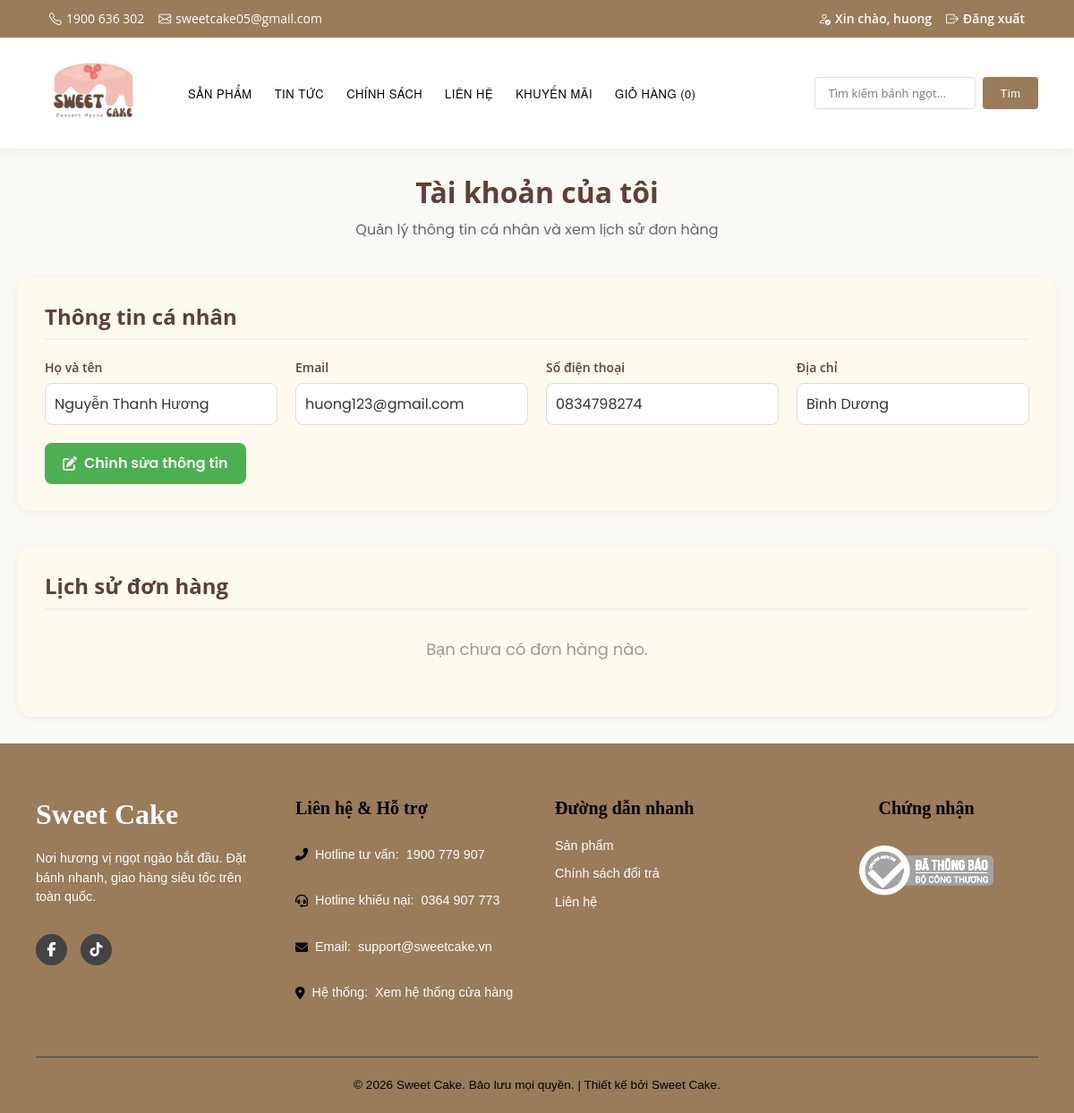
The page /khachhang/account.php (signed in) on the database as committed earlier.
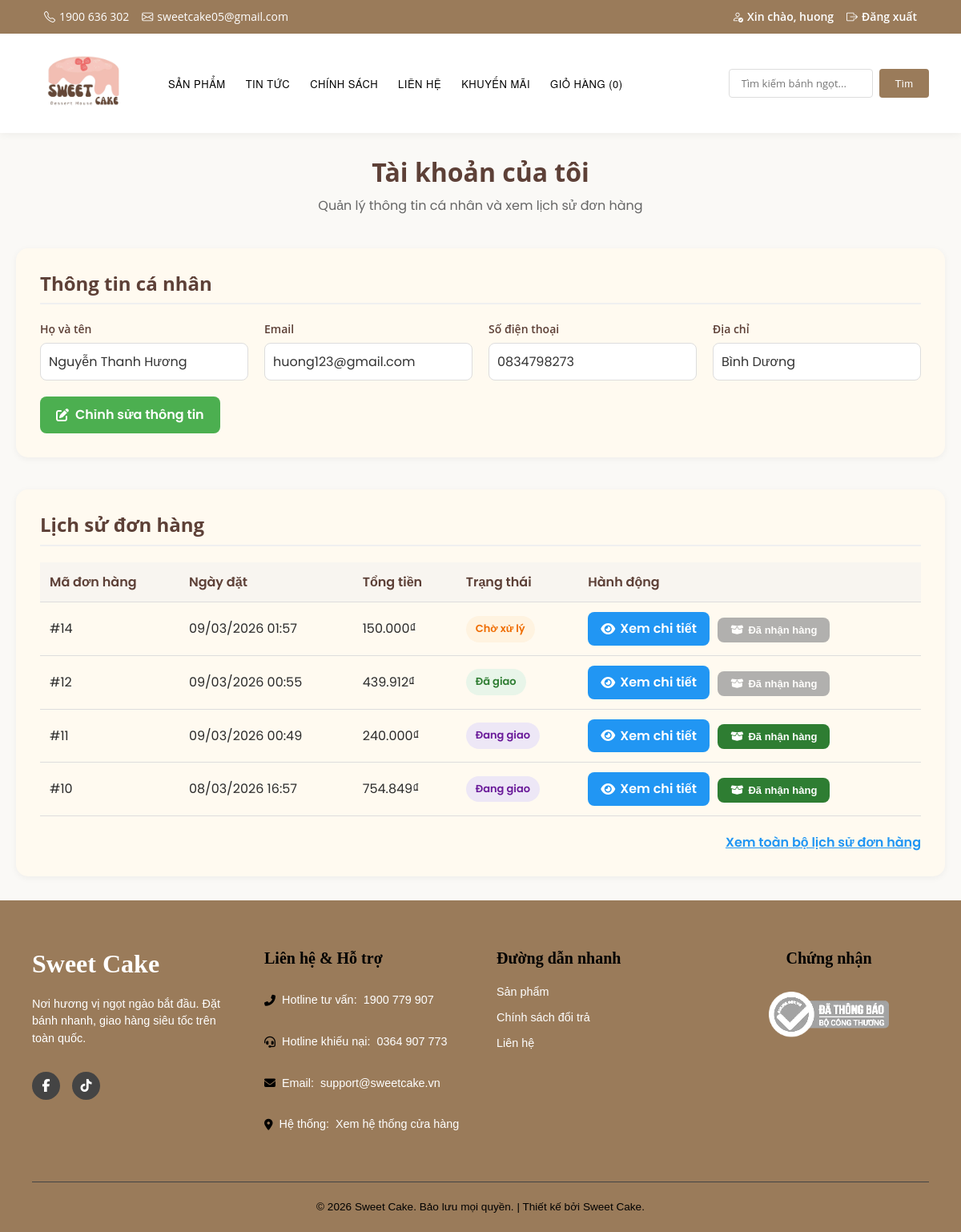
The same page on the database as committed later.
### tables this page shows
CREATE TABLE `users` (
  `id` int(11) NOT NULL,
  `username` varchar(50) NOT NULL,
  `email` varchar(100) NOT NULL,
  `password` varchar(255) NOT NULL,
  `full_name` varchar(100) DEFAULT NULL,
  `phone` varchar(15) DEFAULT NULL,
  `address` text DEFAULT NULL,
  `role` enum('customer','admin') DEFAULT 'customer',
  `is_active` tinyint(1) DEFAULT 1,
  `created_at` datetime DEFAULT current_timestamp(),
  `updated_at` datetime DEFAULT current_timestamp() ON UPDATE current_timestamp()
);

CREATE TABLE `orders` (
  `id` int(11) NOT NULL,
  `user_id` int(11) DEFAULT NULL,
  `full_name` varchar(255) NOT NULL,
  `phone` varchar(20) NOT NULL,
  `address` text NOT NULL,
  `note` text DEFAULT NULL,
  `total_amount` decimal(10,2) NOT NULL,
  `promo_code` varchar(50) DEFAULT NULL,
  `discount_amount` decimal(10,2) DEFAULT 0.00,
  `status` varchar(50) DEFAULT 'pending',
  `payment_method` varchar(50) NOT NULL,
  `created_at` timestamp NOT NULL DEFAULT current_timestamp()
);

### khachhang/account.php (the view, shortened to what this page needs)
<?php
require_once 'connect.php';
$user_id = (int)$_SESSION['user_id'];
$user_sql = "SELECT id, username, email, full_name, phone, address FROM users WHERE id = ? LIMIT 1";
$user = null;
if ($stmt = $conn->prepare($user_sql)) {
    $stmt->bind_param('i', $user_id);
    $stmt->execute();
    $result = $stmt->get_result();
    $user = $result ? $result->fetch_assoc() : null;
}
$orders_sql = "SELECT id, created_at, total_amount, status FROM orders WHERE user_id = ? ORDER BY created_at DESC";
$orders = [];
if ($stmt = $conn->prepare($orders_sql)) {
    $stmt->bind_param('i', $user_id);
    $stmt->execute();
    $result = $stmt->get_result();
    while ($row = $result->fetch_assoc()) {
        $orders[] = $row;
    }
}
function status_label($status) {
    $map = [
        'pending' => ['label' => 'Chờ xử lý', 'class' => 'status-pending'],
        'confirmed' => ['label' => 'Đã xác nhận', 'class' => 'status-confirmed'],
        'shipping' => ['label' => 'Đang giao', 'class' => 'status-shipping'],
        'delivered' => ['label' => 'Đã giao', 'class' => 'status-delivered'],
        'cancelled' => ['label' => 'Đã hủy', 'class' => 'status-cancelled'],
    ];
    return $map[$status] ?? ['label' => $status, 'class' => 'status-default'];
}
?>
<!DOCTYPE html>
<html lang="vi">
<head>
    <link rel="stylesheet" href="style.css?v=<?php echo filemtime(__DIR__ . '/style.css'); ?>">
    <link rel="stylesheet" href="https://cdnjs.cloudflare.com/ajax/libs/font-awesome/6.5.0/css/all.min.css">
</head>
<body>
<?php include 'header.php'; ?>
<div class="account-page">
    <div class="page-header">
        <h1>Tài khoản của tôi</h1>
        <p>Quản lý thông tin cá nhân và xem lịch sử đơn hàng</p>
    </div>
    <div class="user-info">
        <h2>Thông tin cá nhân</h2>
        <div class="info-grid">
            <div class="info-item">
                <label>Họ và tên</label>
                <p><?php echo htmlspecialchars($user['full_name'] ?: $user['username']); ?></p>
            </div>
            <div class="info-item">
                <label>Email</label>
                <p><?php echo htmlspecialchars($user['email']); ?></p>
            </div>
            <div class="info-item">
                <label>Số điện thoại</label>
                <p><?php echo htmlspecialchars($user['phone'] ?: 'Chưa cập nhật'); ?></p>
            </div>
            <div class="info-item">
                <label>Địa chỉ</label>
                <p><?php echo htmlspecialchars($user['address'] ?: 'Chưa cập nhật'); ?></p>
            </div>
        </div>
        <a href="edit-profile.php" class="btn-edit"><i class="fas fa-edit"></i> Chỉnh sửa thông tin</a>
    </div>
    <div class="orders-section">
        <h2>Lịch sử đơn hàng</h2>
        <?php if (!empty($orders)): ?>
            <table class="orders-table">
                <thead>
                    <tr>
                        <th>Mã đơn hàng</th>
                        <th>Ngày đặt</th>
                        <th>Tổng tiền</th>
                        <th>Trạng thái</th>
                        <th>Hành động</th>
                    </tr>
                </thead>
                <tbody>
                    <?php foreach ($orders as $order): $status = status_label($order['status']); ?>
                        <tr>
                            <td>#<?php echo $order['id']; ?></td>
                            <td><?php echo date('d/m/Y H:i', strtotime($order['created_at'])); ?></td>
                        <td><?php echo number_format($order['total_amount'], 0, ',', '.'); ?>₫</td>
                        <td><span class="status <?php echo $status['class']; ?>"><?php echo $status['label']; ?></span></td>
                            <td>
                                <a href="order_detail.php?id=<?php echo $order['id']; ?>" class="btn-view-order">
                                    <i class="fas fa-eye"></i> Xem chi tiết
                                </a>
                                <form method="post" action="confirm_received.php" style="display:inline; margin-left:6px;" onsubmit="return <?php echo $order['status'] === 'shipping' ? "confirm('Bạn đã nhận được hàng?');" : "false;"; ?>">
                                    <button type="submit" class="btn-received <?php echo $order['status'] !== 'shipping' ? 'btn-received-disabled' : ''; ?>" <?php if ($order['status'] !== 'shipping') echo ' disabled title="Chỉ kích hoạt khi đơn ở trạng thái Đang giao."'; ?>><i class="fas fa-box-open"></i> Đã nhận hàng</button>
                                </form>
                            </td>
                        </tr>
                    <?php endforeach; ?>
                </tbody>
            </table>
            <div style="text-align:right;">
                <a href="order_history.php" style="color:#2196f3; font-weight:600;">Xem toàn bộ lịch sử đơn hàng</a>
            </div>
        <?php else: ?>
            <p class="orders-empty">Bạn chưa có đơn hàng nào.</p>
        <?php endif; ?>
    </div>
</div>
<?php include 'footer.php'; ?>
</body>
</html>

### khachhang/header.php (shortened to what this page needs)
<?php
$css_file = __DIR__ . '/style.css';
$css_version = file_exists($css_file) ? filemtime($css_file) : time();
?>
<!DOCTYPE html>
<html lang="vi">
<head>
    <link rel="stylesheet" href="style.css?v=<?php echo $css_version; ?>">
    <link rel="stylesheet" href="https://cdnjs.cloudflare.com/ajax/libs/font-awesome/6.5.0/css/all.min.css">
    <link rel="stylesheet"
          href="https://cdn.jsdelivr.net/npm/bootstrap-icons@1.11.1/font/bootstrap-icons.css">
</head>
<body>
<div class="topbar">
    <div class="container d-flex flex-wrap justify-content-between align-items-center">
        <div class="topbar-left d-flex flex-wrap align-items-center gap-3">
            <span class="topbar-item"><i class="bi bi-telephone"></i> 1900 636 302</span>
            <span class="topbar-item"><i class="bi bi-envelope"></i> sweetcake05@gmail.com</span>
        </div>
        <div class="topbar-right d-flex flex-wrap align-items-center gap-3">
            <?php if (!empty($_SESSION['user_id']) || !empty($_SESSION['username'])): ?>
                <a href="account.php" class="topbar-link"><i class="bi bi-person-check"></i>
                    Xin chào, <?php echo htmlspecialchars($_SESSION['username'] ?? 'Khách'); ?>
                </a>
                <a href="logout.php" class="topbar-link"><i class="bi bi-box-arrow-right"></i> Đăng xuất</a>
            <?php else: ?>
                <a href="account.php" class="topbar-link"><i class="bi bi-person"></i> Tài khoản</a>
                <a href="login.php" class="topbar-link">Đăng nhập</a>
                <a href="register.php" class="topbar-link">Đăng ký</a>
            <?php endif; ?>
        </div>
    </div>
</div>
<header class="site-header">
    <nav class="navbar">
        <div class="logo">
            <a href="index.php"><img src="../images/35-mau-thiet-ke-logo-tiem-banh-dep-5-removebg-preview.png" alt="Logo"></a>
        </div>
        <ul>
            <li><a href="products.php">Sản phẩm</a></li>
            <li><a href="news.php">Tin tức</a></li>
            <li><a href="policy.php">Chính sách</a></li>
            <li><a href="contact.php">Liên hệ</a></li>
            <li><a href="promotion.php">Khuyến mãi</a></li>
            <li>
                <a href="cart.php">
                    Giỏ hàng (<?php echo isset($_SESSION['cart']) ? count($_SESSION['cart']) : 0; ?>)
                </a>
            </li>
        </ul>
    </nav>
    <div class="search-bar">
        <form action="products.php" method="GET">
            <input type="text" name="search" placeholder="Tìm kiếm bánh ngọt..." required>
            <button type="submit">Tìm</button>
        </form>
    </div>
</header>

### khachhang/footer.php (shortened to what this page needs)
<footer class="site-footer" >
    <div class="footer-container">
        <div class="footer-column footer-brand">
            <h3 class="footer-logo">Sweet Cake</h3>
            <p>Nơi hương vị ngọt ngào bắt đầu. Đặt bánh nhanh, giao hàng siêu tốc trên toàn quốc.</p>
            <div class="footer-socials">
                <a href="https://www.facebook.com/savor.vn/" aria-label="Facebook"><i class="fab fa-facebook-f"></i></a>
                <a href="https://www.tiktok.com/@savor.vn" aria-label="TikTok"><i class="fab fa-tiktok"></i></a>
            </div>
        </div>
        <div class="footer-column">
            <h3>Liên hệ & Hỗ trợ</h3>
            <p><i class="fas fa-phone-alt"></i> Hotline tư vấn: <a href="tel:1900779907">1900 779 907</a></p>
            <p><i class="fas fa-headset"></i> Hotline khiếu nại: <a href="tel:0364907773">0364 907 773</a></p>
            <p><i class="fas fa-envelope"></i> Email: <a href="mailto:support@sweetcake.vn">support@sweetcake.vn</a></p>
            <p><i class="fas fa-map-marker-alt"></i> Hệ thống: <a href="index.php#store">Xem hệ thống cửa hàng</a></p>
        </div>
        <div class="footer-column footer-links">
            <h3>Đường dẫn nhanh</h3>
            <ul>
                <li><a href="products.php">Sản phẩm</a></li>
                <li><a href="policy.php">Chính sách đổi trả</a></li>
                <li><a href="contact.php">Liên hệ</a></li>
            </ul>
        </div>
        <div class="footer-column footer-certification">
            <h3>Chứng nhận</h3>
            <img src="../images/bo-cong-thuong.webp" alt="Đã thông báo Bộ Công Thương" class="gov-logo">
        </div>
    </div>
    <div class="footer-bottom">
        <p>&copy; <?php echo date("Y"); ?> Sweet Cake. Bảo lưu mọi quyền. | Thiết kế bởi Sweet Cake.</p>
    </div>
</footer>
</body>
</html>

### khachhang/style.css (style rules this page uses)
* { margin: 0; padding: 0; box-sizing: border-box; }
:root { --main-brown: #9a7b5a; --brown-light: #b0987a; --light-beige: #faf9f6; --white: #ffffff; --text-black: #2c2c2c; }
body { font-family: 'Open Sans', 'Montserrat', sans-serif; background: var(--light-beige); color: var(--text-black); overflow-x: hidden; line-height: 1.6; }
h1, h2, h3, h4, h5, h6 { font-family: 'Open Sans', 'Montserrat', sans-serif; color: var(--text-black); margin: 0 0 12px 0; line-height: 1.2; }
h1 { font-size: 40px; font-weight: 700; }
h2 { font-size: 28px; font-weight: 700; color: var(--text-black); }
h3 { font-size: 20px; font-weight: 600; }
label { font-family: 'Open Sans', sans-serif; font-weight: 600; color: var(--text-black); }
input, textarea, select { font-family: 'Open Sans', sans-serif; }
.container { max-width: 1200px; margin: 0 auto; padding: 0 15px; }
.d-flex { display: flex !important; }
.flex-wrap { flex-wrap: wrap !important; }
.justify-content-between { justify-content: space-between !important; }
.align-items-center { align-items: center !important; }
.gap-3 { gap: 1rem !important; }
.topbar { background: var(--main-brown); padding: 10px 40px; font-size: 14px; color: #ffffff; }
.topbar-left, .topbar-right { display: flex; align-items: center; gap: 15px; }
.topbar-item { display: flex; align-items: center; gap: 5px; }
.topbar-link { text-decoration: none; color: #ffffff; font-weight: 600; transition: 0.3s; display: flex; align-items: center; gap: 5px; }
.topbar i { color: #ffffff; }
.site-header { font-family: 'Montserrat', 'Helvetica Neue', Arial, sans-serif; background: #FFFFFF; box-shadow: 0 2px 10px rgba(0, 0, 0, 0.05); border-radius: 0; display: flex; justify-content: space-between; align-items: center; padding: 15px 40px; }
.navbar { padding: 0; display: flex; gap: 40px; align-items: center; }
.navbar ul { display: flex; align-items: center; gap: 25px; list-style: none; padding: 0; margin: 0; }
.navbar ul li a { text-decoration: none; color: #000; font-weight: 500; font-size: 13px; letter-spacing: 0.5px; text-transform: uppercase; transition: 0.3s ease; }
.navbar .logo img { width: 130px; }
.search-bar { display: flex; align-items: center; padding: 0; gap: 10px; }
.search-bar form { display: flex; gap: 8px; width: auto; }
.search-bar input { padding: 8px 15px; border: 1px solid #ddd; border-radius: 4px; font-size: 13px; width: 180px; }
.search-bar button { background: #9a7b5a; color: #fff; border: none; padding: 8px 20px; border-radius: 4px; cursor: pointer; transition: 0.3s; font-size: 13px; }
.site-footer { background-color: #9a7b5a; color: #E0E0E0; padding: 60px 40px 0; font-family: 'Montserrat', sans-serif; }
.footer-container { display: flex; flex-wrap: wrap; justify-content: space-between; max-width: 1400px; margin: 0 auto; gap: 40px; padding-bottom: 40px; }
.footer-column { flex: 1; min-width: 220px; }
.footer-column h3 { font-size: 1 rem; margin-bottom: 20px; font-weight: 700; color: black; font-family: 'Playfair Display', serif; }
.footer-brand { max-width: 300px; }
.footer-logo { font-family: 'Playfair Display', serif; font-size: 2rem; font-weight: 800; color: var(--white) !important; margin-bottom: 15px; }
.footer-column p, .footer-column a, .footer-links ul li a { font-size: 0.9rem; margin: 10px 0; color: #ffffff; line-height: 1.5; display: flex; align-items: center; gap: 8px; text-decoration: none; transition: color 0.3s; }
.footer-column i { color: black; font-size: 14px; }
.footer-links ul { list-style: none; padding: 0; }
.footer-socials { margin-top: 20px; display: flex; gap: 15px; }
.footer-socials a { width: 35px; height: 35px; background: #444; border-radius: 50%; display: flex; justify-content: center; align-items: center; transition: background 0.3s; }
.footer-socials i { color: #fff; font-size: 16px; }
.footer-certification { text-align: center; }
.gov-logo { width: 150px; height: auto; margin: 10px auto 0; filter: grayscale(100%) brightness(150%); }
.footer-bottom { border-top: 1px solid #444444; padding: 20px 0; text-align: center; }
.footer-bottom p { margin: 0; font-size: 0.85rem; color: black; font-family: 'Montserrat', sans-serif; }

Rows that differ between the two databases and show on the page:
changed users "Nguyễn Thanh Hương": phone "0834798274" → "0834798273"
added orders: id "14", created_at "09/03/2026 01:57", total_amount "150.000", status "Chờ xử lý"
added orders: id "12", created_at "09/03/2026 00:55", total_amount "439.912", status "Đã giao"
added orders: id "11", created_at "09/03/2026 00:49", total_amount "240.000", status "Đang giao"
added orders: id "10", created_at "08/03/2026 16:57", total_amount "754.849", status "Đang giao"
Other text that changed with them:
text no longer shown: "Bạn chưa có đơn hàng nào."
text now shown: "Mã đơn hàng Ngày đặt Tổng tiền Trạng thái Hành động Xem toàn bộ lịch sử đơn hàng"
